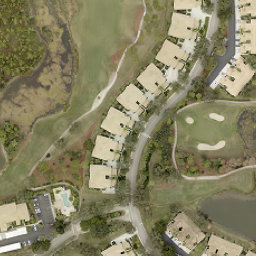
#> input picture data/scenes/ian-estero/before.png, 256 x 256 px
$ python -i baseline.py   (imports and definitions only)
#> lines starting #> are read from the running program, lines starting #| are printed output that depends on the picture
"""OpenCV baseline: pixel and colour differences after lighting normalisation.

Fast and needs no model, but sensitive to shadows, lighting and small camera moves.
That weakness is the reason DINOv2 exists in this project; evaluate.py measures it.
"""
from __future__ import annotations

import cv2
import numpy as np

DIFF_THRESHOLD = 38      # 0-255 combined difference that counts as "changed"
MIN_BLOB_FRAC = 0.002    # ignore changed blobs smaller than this share of the image


def _normalise(rgb: np.ndarray) -> np.ndarray:
    lab = cv2.cvtColor(rgb, cv2.COLOR_RGB2LAB)
#> lab: shape (256, 256, 3); mean of channels 0, 1, 2 137, 124.4, 145.9
    l, a, b = cv2.split(lab)
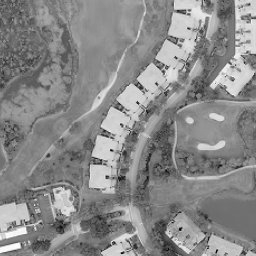
#> l: shape (256, 256); min 1, max 255, mean 137
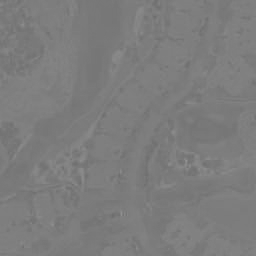
#> a: shape (256, 256); min 109, max 147, mean 124.4
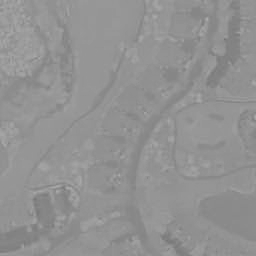
#> b: shape (256, 256); min 115, max 173, mean 145.9
    l = cv2.createCLAHE(clipLimit=2.0, tileGridSize=(8, 8)).apply(l)
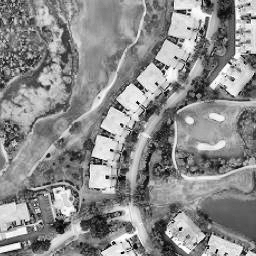
#> l: shape (256, 256); min 1, max 255, mean 138.5
    return cv2.GaussianBlur(cv2.merge([l, a, b]), (7, 7), 0)
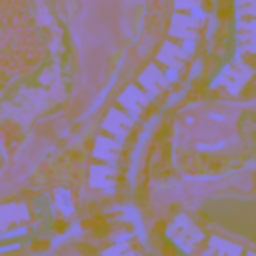
#> returned value: shape (256, 256, 3); mean of channels 0, 1, 2 138.6, 124.4, 145.9; drawn as B, G, R


def diff_map(reference: np.ndarray, capture: np.ndarray, valid: np.ndarray) -> np.ndarray:
    """Per-pixel change strength in 0-255."""
    r = _normalise(reference).astype(np.int16)
    c = _normalise(capture).astype(np.int16)
    # match mean brightness of L channel inside the valid area
    shift = int(np.median(c[..., 0][valid]) - np.median(r[..., 0][valid])) if valid.any() else 0
    c[..., 0] -= shift
    d = np.abs(r - c)
    strength = 0.5 * d[..., 0] + 1.0 * d[..., 1] + 1.0 * d[..., 2]
    strength = np.clip(strength, 0, 255).astype(np.uint8)
    strength[~valid] = 0
    return strength


def changed_mask(strength: np.ndarray) -> np.ndarray:
    m = (strength >= DIFF_THRESHOLD).astype(np.uint8)
    m = cv2.morphologyEx(m, cv2.MORPH_OPEN, np.ones((5, 5), np.uint8))
    m = cv2.morphologyEx(m, cv2.MORPH_CLOSE, np.ones((9, 9), np.uint8))
    n, lab, stats, _ = cv2.connectedComponentsWithStats(m)
    min_px = MIN_BLOB_FRAC * m.size
    keep = np.zeros(n, bool)
    keep[1:] = stats[1:, cv2.CC_STAT_AREA] >= min_px
    return keep[lab]


def compare(reference: np.ndarray, capture_aligned: np.ndarray, valid: np.ndarray) -> dict:
    strength = diff_map(reference, capture_aligned, valid)
    mask = changed_mask(strength) & valid
    frac = float(mask[valid].mean()) if valid.any() else 0.0
    n, _, stats, _ = cv2.connectedComponentsWithStats(mask.astype(np.uint8), connectivity=8)
    largest = float(stats[1:, cv2.CC_STAT_AREA].max() / max(valid.sum(), 1)) if n > 1 else 0.0
    return {
        "method": "opencv",
        "changed_fraction": frac,
        "largest_region": largest,
        "score": float(np.clip(largest / 0.15, 0, 1)),
        "heat": strength.astype(np.float32) / 255.0,
        "mask": mask,
    }

>>> import cv2
>>> picture = cv2.cvtColor(cv2.imread('../../data/scenes/ian-estero/before.png'), cv2.COLOR_BGR2RGB)
>>> result = _normalise(picture)
